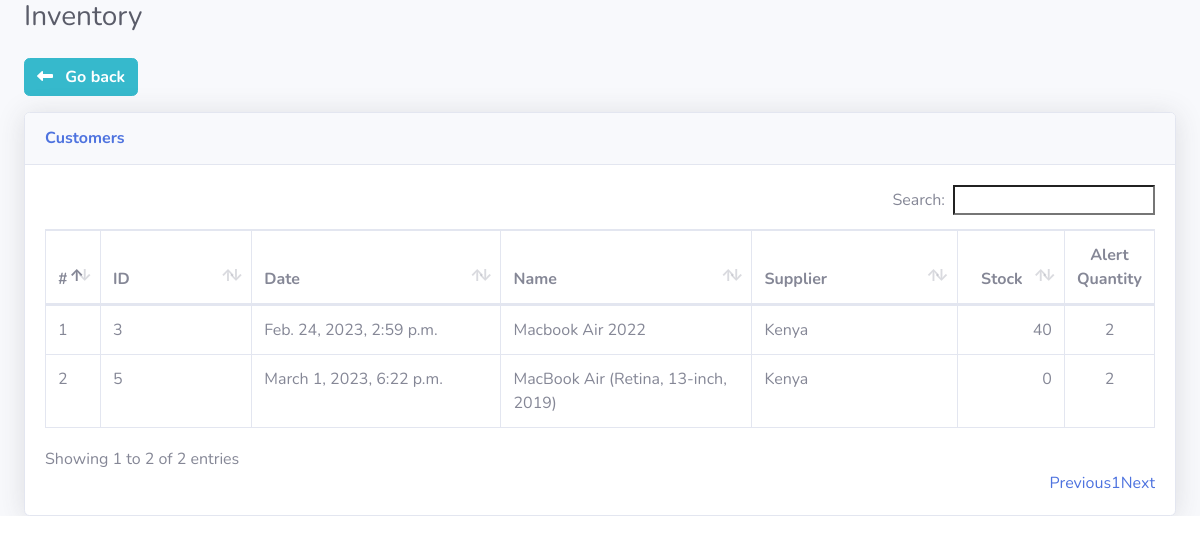
Before: /posApp/inventory/ (signed in) with the older database file.
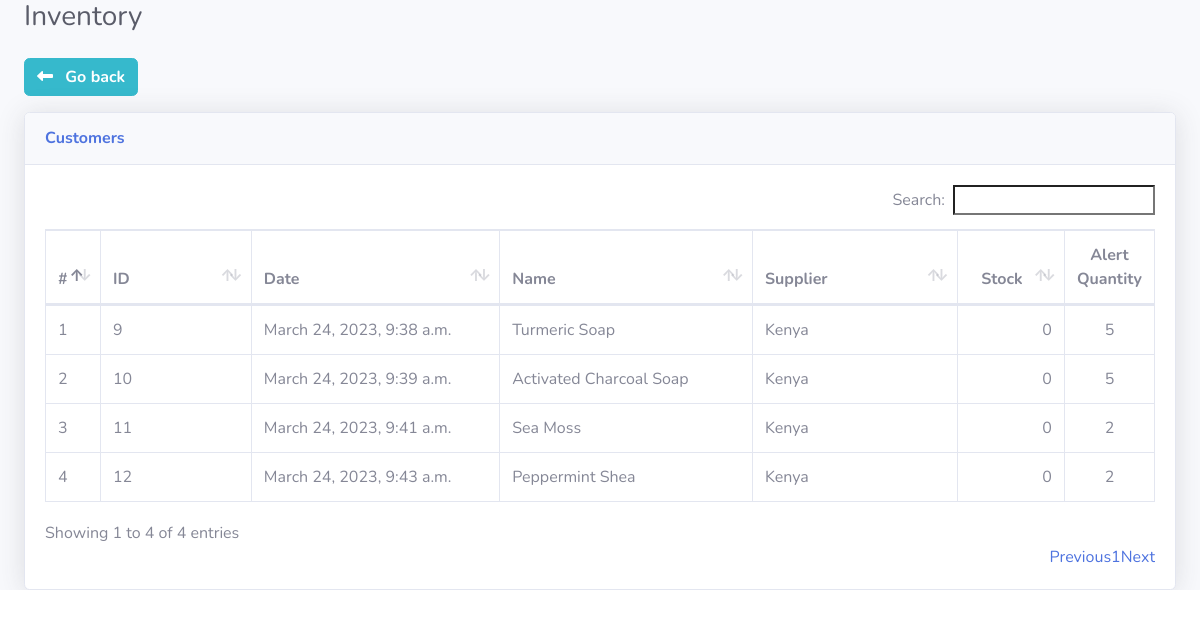
After: the same page with the newer database file.
### posApp/models.py (models this page shows, shortened)
class Product(models.Model):
    STATUS_CHOICES = (  # new
        ("ACTIVE", "Active"),
        ("INACTIVE", "Inactive")
    )
    name = models.CharField(max_length=200)
    code = models.CharField(max_length=100)
    category = models.ForeignKey(Category, on_delete=models.CASCADE)
    supplier = models.ForeignKey(Supplier, on_delete=models.CASCADE, null=True, blank=True)
    brand = models.ForeignKey(Brand, on_delete=models.CASCADE)
    image = models.ImageField(upload_to='product')
    description =  models.TextField(max_length=300)
    price =  models.DecimalField(max_digits=9, decimal_places=2, default=0)
    taxrate = models.ForeignKey(TaxRate, on_delete=models.CASCADE, null=True, blank=True, default=0)
    alert_quantity = models.IntegerField(default=2)
    stock = models.PositiveIntegerField(default=0)
    status = models.CharField(
        choices=STATUS_CHOICES,
        max_length=100,
        verbose_name="Status of the product", default="ACTIVE"
    )
    date_added = models.DateTimeField(default=timezone.now)
    date_updated = models.DateTimeField(auto_now=True)
    store = models.ForeignKey(Store, on_delete=models.CASCADE,null=True, blank=True)

class Supplier(models.Model):
    name = models.CharField(max_length=200)
    name = models.CharField(max_length=200)
    mobile = models.CharField(max_length=20)
    email = models.EmailField()
    gtin = models.CharField(max_length=14, null=True, blank=True)
    address = models.TextField()
    city = models.CharField(max_length=200)
    state = models.CharField(max_length=200)
    country = models.CharField(max_length=200)
    details = models.TextField()
    created_at = models.DateTimeField(auto_now_add=True)
    store = models.ForeignKey(Store, on_delete=models.CASCADE, null=True, blank=True)

### posApp/views.py (the view)
# urls.py: path("inventory/",views.inventory, name="inventory"),
def inventory(request):
    store_id = request.session.get('store_id')
    if store_id:
        try:
            store = Store.objects.get(id=store_id)
            products= Product.objects.filter(store=store)
        except Store.DoesNotExist:
            messages.warning(request, 'Invalid store ID in session. Please select a store.')
            return redirect('select_store')
        context = {
        "products": products
    }
    return render (request, "posApp/inventory.html",context)

### posApp/templates/posApp/inventory.html (shortened to what this page needs)
{% extends "posApp/abase.html" %}
{% load static %}
{% block stylesheets %}
<link rel="stylesheet" href="{% static 'assets/css/dataTables.bootstrap4.min.css' %}">
{% endblock stylesheets %}
{% block content %}
    <div class="d-flex justify-content-between">
    <div class="row ml-0 mb-3">
        <a href="{% url 'index' %}">
          <button type="button" class="btn btn-info font-weight-bold">
            <i class="fas fa-long-arrow-alt-left mr-2"></i>
            Go back
          </button>
        </a>
      </div>
    </div>
    <div class="card shadow mb-12">
        <div class="card-header py-3">
            <h6 class="m-0 font-weight-bold text-primary">Customers</h6>
        </div>
        <div class="card-body">
            <div class="table-responsive">
                <table class="table table-bordered table-hover" id="dataTable" width="100%" cellspacing="0">
                    <thead>
                        <tr>
                            <th style="width:5%">#</th>
                            <th style="width:15%">ID</th>
                            <th style="width:25%">Date</th>
                            <th style="width:25%">Name</th>
                            <th style="width:20%">Supplier</th>
                            <th class="text-center" style="width:10%">Stock</th>
                            <th class="text-center" style="width:5%">Alert Quantity</th>
                        </tr>
                    </thead>
                    <tbody>
                        {% for p  in products %}
                        <tr>
                            <td>{{forloop.counter}}</td>
                            <td>{{p.id}}</td>
                            <td>{{p.date_added}}</td>
                            <td>{{p.name}}</td>
                            <td>{{p.supplier.name}}</td>
                            <td class="text-right" >{{p.stock}}</td>
                            <td class="text-center" >{{p.alert_quantity}}</td>
                        </tr>
                        {% endfor %}
                    </tbody>
                </table>
            </div>
        </div>
    </div>
{% endblock content %}

### posApp/templates/posApp/abase.html (shortened to what this page needs)
{% load static %}
<!DOCTYPE html>
<html lang="en">
<head>
    <link href="https://cdnjs.cloudflare.com/ajax/libs/font-awesome/6.3.0/css/all.min.css" rel="stylesheet" type="text/css">
    <link href="{% static 'assets/css/sb-admin-2.min.css' %}" rel="stylesheet">
    {% block stylesheets %}{% endblock stylesheets %}
</head>
<body id="page-top">
    <div id="wrapper">
        <div id="content-wrapper" class="d-flex flex-column">
            <div id="content">
                <div class="container-fluid">
                    <div class="d-sm-flex align-items-center justify-content-between mb-4">
                        <h1 class="h3 mb-0 text-gray-800">{% block heading %}{% endblock %}</h1>
                    </div>
                    {% block content %}{% endblock content %}
                </div>
            </div>
        </div>
    </div>
</body>
</html>

Changed rows visible on the page:
removed Product: id "3", date_added "Feb. 24, 2023, 2:59 p.m.", name "Macbook Air 2022", supplier.name "Kenya", stock "40", alert_quantity "2"
removed Product: id "5", date_added "March 1, 2023, 6:22 p.m.", name "MacBook Air (Retina, 13-inch, 2019)", supplier.name "Kenya", stock "0", alert_quantity "2"
added Product: id "9", date_added "March 24, 2023, 9:38 a.m.", name "Turmeric Soap", supplier.name "Kenya", stock "0", alert_quantity "5"
added Product: id "10", date_added "March 24, 2023, 9:39 a.m.", name "Activated Charcoal Soap", supplier.name "Kenya", stock "0", alert_quantity "5"
added Product: id "11", date_added "March 24, 2023, 9:41 a.m.", name "Sea Moss", supplier.name "Kenya", stock "0", alert_quantity "2"
added Product: id "12", date_added "March 24, 2023, 9:43 a.m.", name "Peppermint Shea", supplier.name "Kenya", stock "0", alert_quantity "2"
Other visible differences:
text written by a page script: "Search: Showing 1 to 2 of 2 entries Previous 1 Next" → "Search: Showing 1 to 4 of 4 entries Previous 1 Next"
